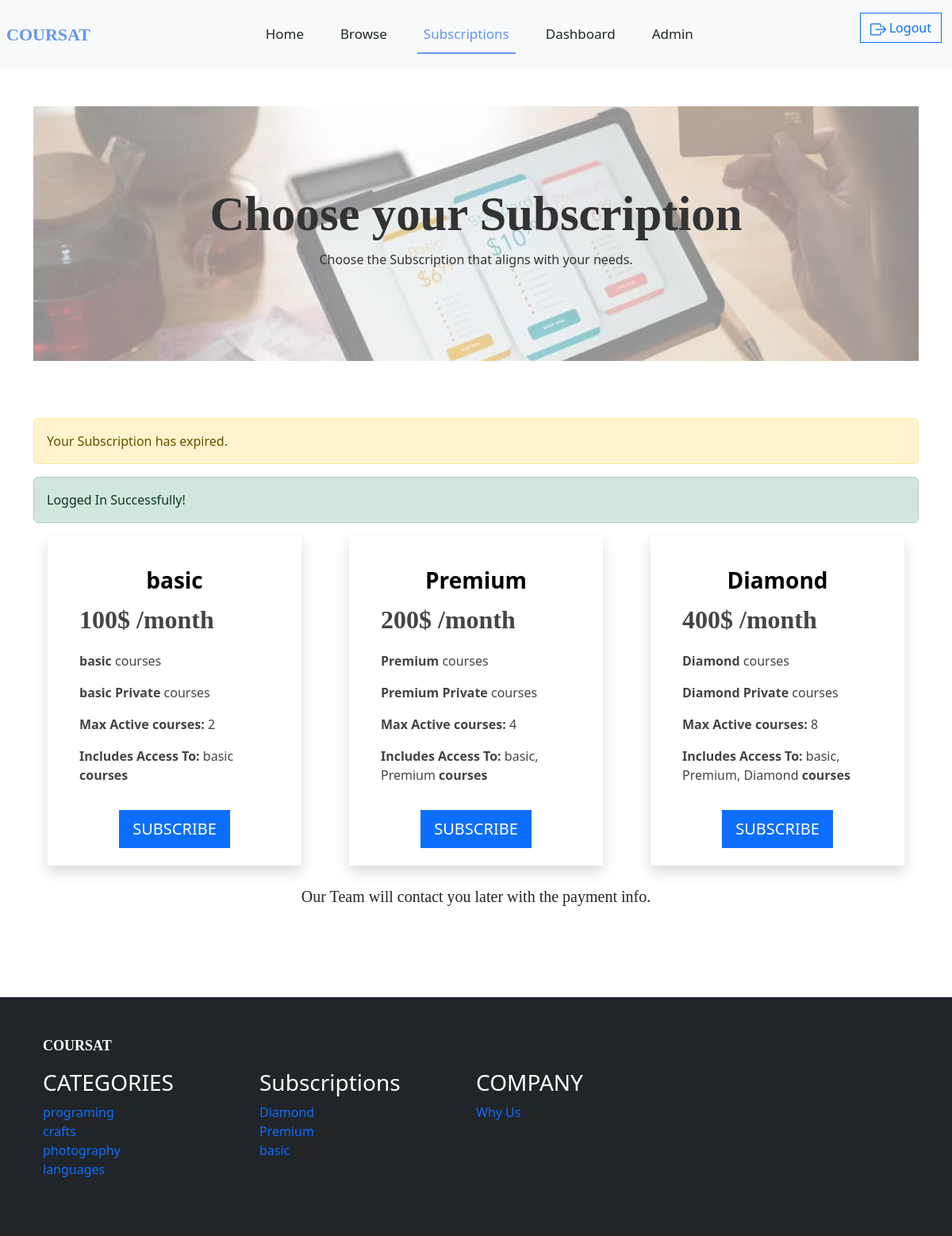
Page /subscription.php (signed in) on the committed database.
### tables this page shows
CREATE TABLE IF NOT EXISTS `subscription` (
  `id` int NOT NULL AUTO_INCREMENT,
  `sub_name` varchar(20) NOT NULL,
  `sub_price` decimal(10,0) NOT NULL,
  `sub_max` int NOT NULL,
  `level` int NOT NULL,
  PRIMARY KEY (`id`),
  UNIQUE KEY `sub_name` (`sub_name`)
);

CREATE TABLE IF NOT EXISTS `categories` (
  `id` int NOT NULL AUTO_INCREMENT,
  `categ_name` varchar(100) NOT NULL,
  `categ_icon` blob,
  PRIMARY KEY (`id`),
  UNIQUE KEY `categ_name` (`categ_name`)
);

### subscription.php (the view, shortened to what this page needs)
<html>
<head>
    <?php
    include 'links.php';
    ?>
</head>
<body>
    <?php include 'nav.php'; ?>
    <div class="container py-5 ">
        <section class="hero mb-5">
            <div class="container">
                <h1 style=" font-family:Red Hat Display, serif;">Choose your Subscription</h1>
                <p>Choose the Subscription that aligns with your needs.</p>
            </div>
        </section>
        <br>
        <?php include 'message.php'; ?>
        <div class="row text-center align-items-center">
            <?php
            $query = "SELECT * FROM subscription ORDER BY level ASC";
            $result = mysqli_query($conn, $query);
            $user_id = $_SESSION['user_id'];
            $subscribed_query = "SELECT sub_id FROM sub_details WHERE user_id = '$user_id' AND status = 1";
            $subscribed_result = mysqli_query($conn, $subscribed_query);
            $subscribed_data = mysqli_fetch_assoc($subscribed_result);
            $user_sub_id = $subscribed_data['sub_id'] ?? null;
            while ($row = mysqli_fetch_assoc($result)) {
                $is_subscribed = ($user_sub_id == $row['id']);
                $sub_level = $row['level'];
                $included_subs_query = "SELECT sub_name FROM subscription WHERE level <= '$sub_level' ORDER BY level ASC";
                $subs_result = mysqli_query($conn, $included_subs_query);
                $included_subs = [];
                while ($s = mysqli_fetch_assoc($subs_result)) {
                    $included_subs[] = $s['sub_name'];
                }
                $included_subs_text = implode(', ', $included_subs);
                echo '
                <div class="col-12 col-md-6 col-lg-4 mb-4">
                    <div class="card cb-s text-center border-0 shadow rounded-0 p-4 mx-auto">
                        <div class="card-body">
                            <h3 class="card-text cb-s-text fw-bold">' . htmlspecialchars($row['sub_name']) . '</h3>
                            <div class="card-text1">
                                <p style="font-size: xx-large; font-family: red hat display,serif; font-weight: bolder;">' . htmlspecialchars($row['sub_price']) . '$ /month</p>
                                <p><b>' . htmlspecialchars($row['sub_name']) . '</b> courses</p>
                                <p><b>' . htmlspecialchars($row['sub_name']) . ' Private</b> courses</p>
                                <p><b>Max Active courses:</b> ' . htmlspecialchars($row['sub_max']) . '</p>
                                <p><strong>Includes Access To:</strong> ' . $included_subs_text . ' <strong>courses</strong></p>
                            </div>
                        </div>
                        <form method="POST">';
                if ($is_subscribed) {
                    echo '
                        <input type="hidden" name="sub_id" value="' . $row['id'] . '">
                        <button type="button" class="btn btn-primary btn-lg rounded-0" disabled>Subscribed</button>
                        <button type="submit" name="cancel_sub" class="btn btn-danger btn-lg rounded-0">Cancel</button>';
                } else {
                    echo '
                        <input type="hidden" name="sub_id" value="' . $row['id'] . '">
                        <button type="submit" name="sub" class="btn btn-primary btn-lg rounded-0">SUBSCRIBE</button>';
                }
                echo '</form>
                    </div>
                </div>';
            }
            ?>
            <p class="lead">Our Team will contact you later with the payment info.</p>
        </div>
    </div>
    <?php include 'footer.php'; ?>
</body>
</html>

### footer.php (shortened to what this page needs)
<footer class="text-center bg-dark text-lg-start mt-xl-5 pt-4">
    <div class="container p-4">
        <div class="row mb-4 d-flex align-items-center">
            <div class="col-lg-6 text-lg-start text-center mb-3 mb-lg-0">
                <p style="font-family: 'Red Hat Display', serif; font-weight: bolder; color: #ffffff; font-size: large;">COURSAT</p>
            </div>
        <div class="row">
            <div class="col-lg-3 col-md-6 mb-4 mb-lg-0">
                <h3 style="color: #ffffff;">CATEGORIES</h3>
                <ul class="list-unstyled mb-4">
                <?php
                $query = "SELECT * FROM categories";
                $result = mysqli_query($conn, $query);
                while ($row = mysqli_fetch_assoc($result) ) {
                    echo '<li><a href="browse.php#'.$row['id'].'" class="footer__link">'.$row['categ_name'].'</a></li>';
                        }
?>
                </ul>
            </div>
            <div class="col-lg-3 col-md-6 mb-4 mb-lg-0">
                <h3 style="color: #ffffff;">Subscriptions</h3>
                <ul class="list-unstyled">
                <?php
                $query = "SELECT * FROM subscription";
                $result = mysqli_query($conn, $query);
                while ($row = mysqli_fetch_assoc($result) ) {
                    echo '<li><a href="subscription.php" class="footer__link">'.$row['sub_name'].'</a></li>';
                    }
?>
                </ul>
            </div>
            <div class="col-lg-3 col-md-6 mb-4 mb-lg-0">
                <h3 style="color: #ffffff;">COMPANY</h3>
                <ul class="list-unstyled">
                    <li><a href="index.php#whyus" class="footer__link">Why Us</a></li>
                </ul>
            </div>
        </div>
    </div>
</footer>

### css/style.css (style rules this page uses)
.footer__link { text-decoration: none; }
.lead { font-family: 'Red Hat Display', serif; font-weight: lighter; }
.lead { font-family:Red Hat Display, serif; font-weight: lighter; }
.card-text1 { color: rgb(68, 68, 68); text-align: left; }
.cb-s { width: 20rem; height: 26rem; transition: all 0.5s; }
.cb-s-text { color: black; }
.hero { position: relative; background: url('../img/sub-bg.jpg') center center/cover no-repeat; padding: 100px 0; text-align: center; color: #333; }
.hero::before { content: ''; position: absolute; top: 0; left: 0; width: 100%; height: 100%; background: rgba(255, 255, 255, 0.56); z-index: 1; }
.hero .container { position: relative; z-index: 2; }
.hero h1 { font-family: 'Red Hat Display', serif; font-size: 3.8rem; font-weight: bold; }

### rows in the picture
subscription: sub_name "basic", sub_price "100", sub_max "2", included_subs_text "basic"
subscription: sub_name "Premium", sub_price "200", sub_max "4", included_subs_text "basic, Premium"
subscription: sub_name "Diamond", sub_price "400", sub_max "8", included_subs_text "basic, Premium, Diamond"
categories: categ_name "programing"
categories: categ_name "crafts"
categories: categ_name "photography"
categories: categ_name "languages"

### other values in the picture
$error "Your Subscription has expired."
$_SESSION[ 'message'] "Logged In Successfully!"
